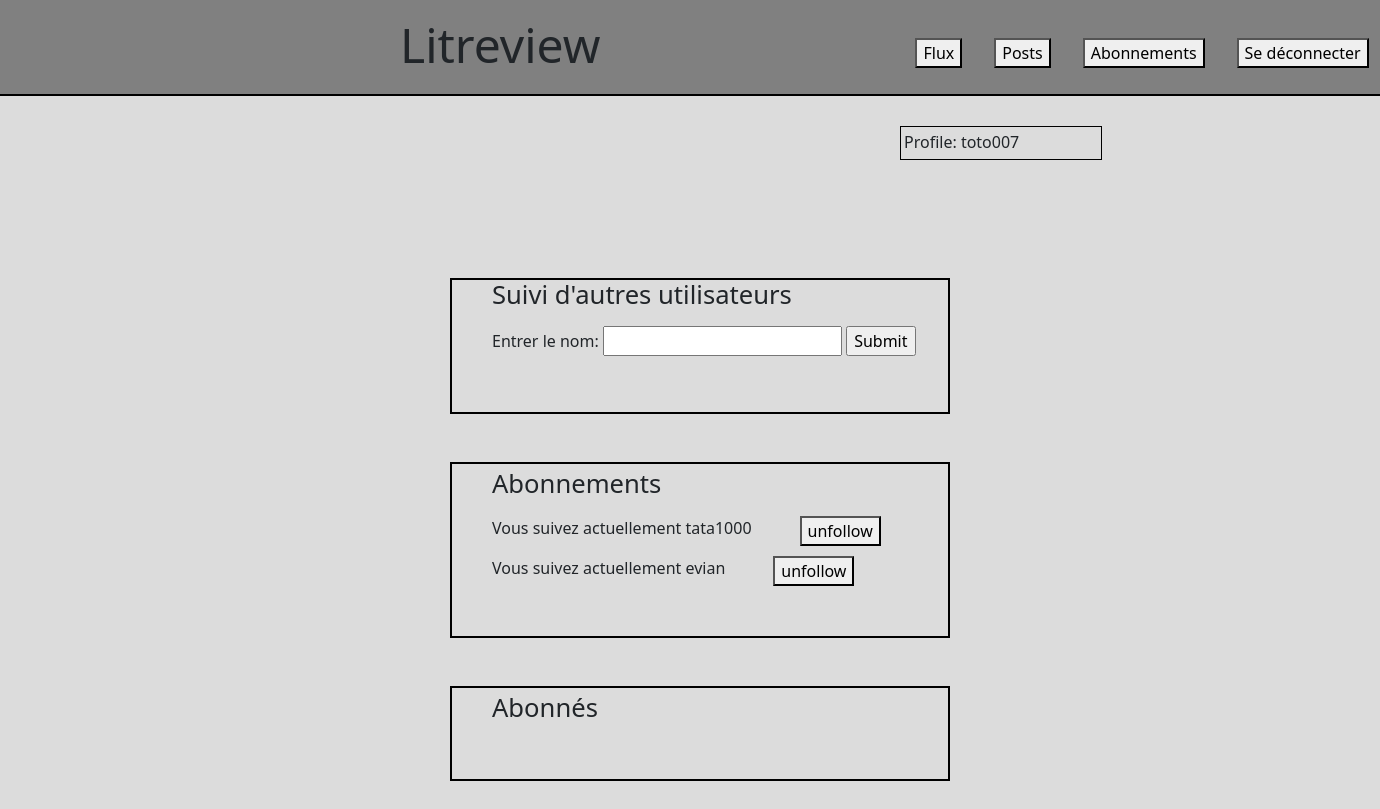
Page /flux/abonnement/ (signed in) on the committed database.
### authentication/models.py (models this page shows)
class User(AbstractUser):
    pass

### litreview/models.py (models this page shows, shortened)
class UserFollows(models.Model):
    user = models.ForeignKey(settings.AUTH_USER_MODEL, on_delete=models.CASCADE, related_name='following')
    followed_user = models.ForeignKey(settings.AUTH_USER_MODEL, on_delete=models.CASCADE, related_name='following_by')
    class Meta:
        unique_together = ['user', 'followed_user']

### litreview/views.py (the view, shortened to what this page needs)
# urls.py: path('abonnement/', AbonnementView.as_view(), name='litreview-Abonnement'),
class AbonnementView(LoginRequiredMixin, View):
    template_name = 'litreview/abonnement.html'
    def get(self, request):
        dict_query = self.request.GET
        query = dict_query.get('q')
        user_object = None
        context = {'object': user_object,
                   'userfollows': self.request.user.following_by.all(),
                   'userflollowings': self.request.user.following.all()}
        return render(request, self.template_name, context)

### litreview/templates/litreview/abonnement.html (shortened to what this page needs)
{% extends "litreview/base.html" %}
{% block content %}
    <div class="abonnement">
        <div class="searchuser">
            <h1 class="titre">Suivi d'autres utilisateurs</h1>
            <form action="" class="form-search">
                 <label for="name">Entrer le nom: </label>
                <input type="text" name="q">
                <input type="submit">
            </form>
        </div>
        <div class="abonnements">
            <h2 class="titre">Abonnements</h2>
                {% for userfollow in userfollows %}
                    <div class="block-abonnement">
                        <p> Vous suivez actuellement {{ userfollow.user }}</p>
                        <div class="followuser">
                            <form method="POST" class="form-unfollow">
                                <button type="submit" name="unfollow" value="{{userfollow.user}}">unfollow</button>
                            </form>
                        </div>
                    </div>
                {% endfor%}
        </div>
        <div class="abonnes">
            <h3 class="titre">Abonnés</h3>
        </div>
    </div>
{% endblock %}

### litreview/templates/litreview/base.html (shortened to what this page needs)
{% load static %}
<!DOCTYPE html>
<html lang="en">
<head>
    <link rel="stylesheet" type="text/css" href="{% static 'authentication/style.css' %}">
    <link href="https://cdn.jsdelivr.net/npm/bootstrap@5.1.3/dist/css/bootstrap.min.css" rel="stylesheet">
</head>
<body>
    {% if user.is_authenticated %}
        {% block nav %}
            {% include 'litreview/listnav.html' %}
        {% endblock %}
    {% else %}
        <header>
            <h1 id="name-site">Litreview</h1>
        </header>
    {% endif %}
    <div class = "content">
        {% block content %}
        <div class="profile">
            <p>Profile: {{user.username}}</p>
        </div>
        {% endblock %}
    </div>
</body>
</html>

### authentication/static/authentication/style.css (style rules this page uses)
body { background-color: gainsboro !important;; }
.abonnement { width: 1320px; position: relative; left: 50px; top: 100px; }
.abonnement>.searchuser { padding-bottom: 40px; width: 500px; padding-left:40px; left: 400px; position: relative; border:2px solid black; margin-block:3em; }
.abonnement>.abonnements { padding-bottom: 40px; padding-top: 5px; width: 500px; padding-left:40px; left: 400px; position: relative; border:2px solid black; margin-block:3em; }
.abonnement>.abonnes { padding-bottom: 40px; padding-top: 5px; width: 500px; padding-left:40px; left: 400px; position: relative; border:2px solid black; margin-block:3em; margin-bottom:10em; }
.titre { font-size:1.6em; padding-bottom:0.3em; }
.block-abonnement { display: flex }
.form-unfollow { padding-left:3em; }
.form-search { padding-bottom:1em; }
.profile { left: 900px; top: 30px; width:202px; height:34px; position: relative; border:1px solid black; padding-top:3px; padding-left:3px; }

### rows in the picture
User: username "toto007"
UserFollows: user "tata1000"
UserFollows: user "evian"
